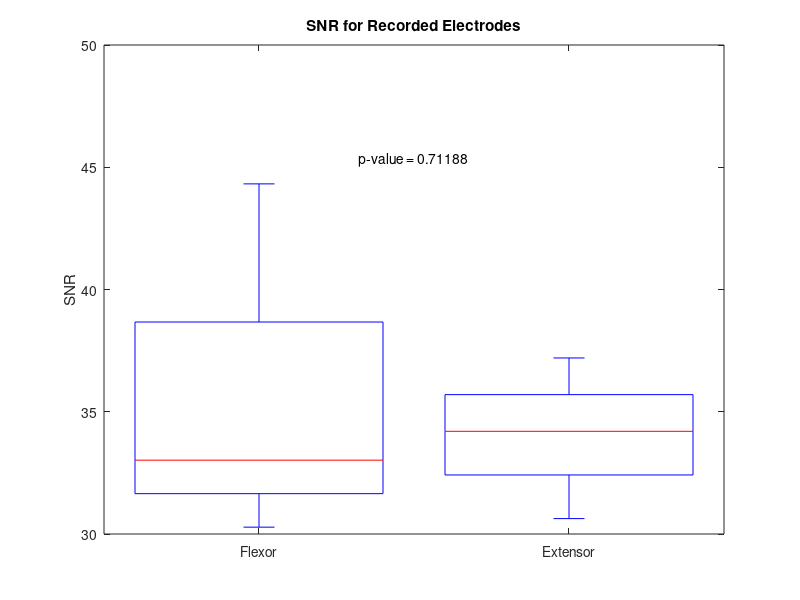
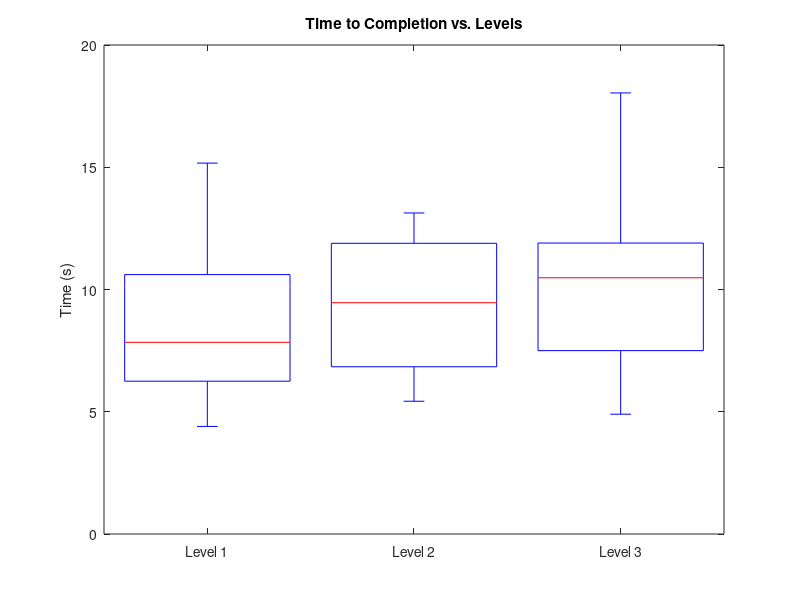
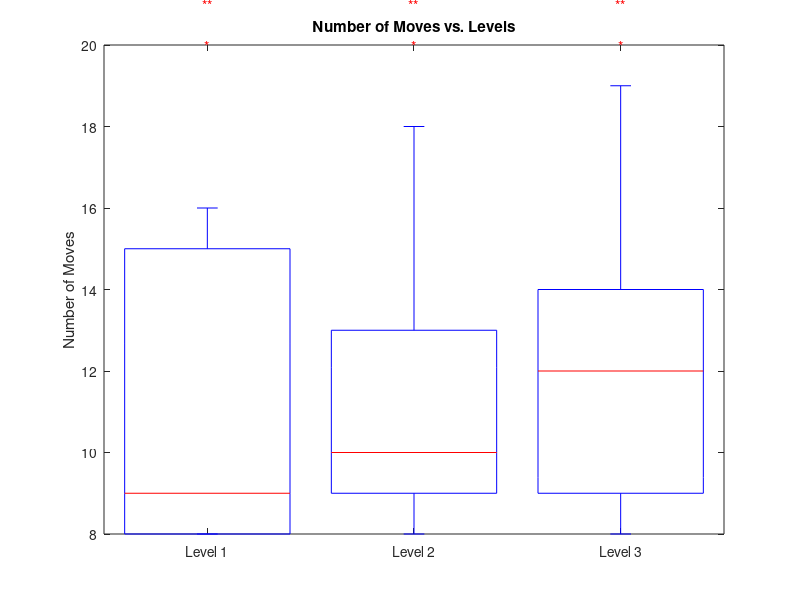
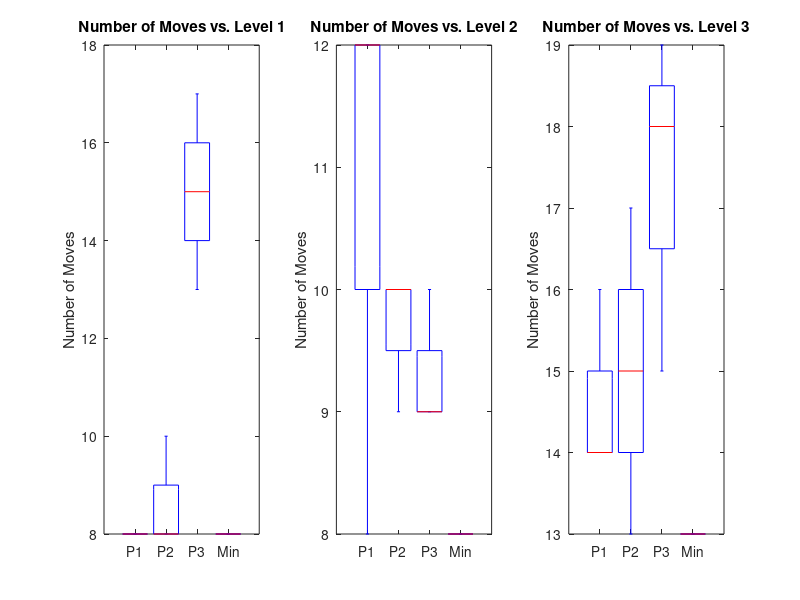

MATLAB code to generate these figures, in order:
% SNR Data
flexor_data = [30.28, 44.32, 33.02];
extensor_data = [30.63, 34.2, 37.2];

% Boxplot
figure;
boxplot([flexor_data', extensor_data'], 'Labels', {'Flexor', 'Extensor'});
title('SNR for Recorded Electrodes');
ylabel('SNR');

% Statistical Test (e.g., t-test)
[~, p_value, ~, stats] = ttest2(flexor_data, extensor_data);
text(1.5, max([flexor_data, extensor_data]) + 1, ['p-value = ', num2str(p_value)], 'HorizontalAlignment', 'center');

% Indicate if there is a statistical difference
if p_value < 0.05
    text(1.5, max([flexor_data, extensor_data]) + 2, 'Statistically Different', 'HorizontalAlignment', 'center', 'Color', 'r');
end
%% Statistical Analysis
% Data for Time-to-Completion 
% Consolidated data for Time to Completion
time_data = [
    % Participant 1
    7.84, 5.43, 4.9,   % Level 1
    5.44, 11.92, 9.5,  % Level 2
    12.86, 10.99, 11.36; % Level 3
    
    % Participant 2
    6.25, 9.46, 6.6,   % Level 1
    8.29, 8.01, 13.49, % Level 2
    15.17, 11.89, 18.04; % Level 3
    
    % Participant 3
    4.4, 5.44, 10.48,  % Level 1
    7.02, 6.84, 7.5,   % Level 2
    10.61, 13.13, 11.9 % Level 3
];

% Create boxplot
figure;
boxplot(time_data, 'Labels', {'Level 1', 'Level 2', 'Level 3'});
title('Time to Completion vs. Levels');
ylabel('Time (s)');

% Statistical Tests
p_values_time_levels = zeros(2, 3);

for i = 1:3
    % Compare Level i with Level i+1
    [~, p_values_time_levels(1, i), ~, ~] = ttest2(time_data(i,:), time_data(i+3, :));
    
    % Compare Level i with Level i+2
    [~, p_values_time_levels(2, i), ~, ~] = ttest2(time_data(i,:), time_data(i+6,:));
    
end

% Display p-values
disp('P-values for Time to Completion between Levels:');
disp(p_values_time_levels);

% Display statistical difference indicators
for i = 1:3
    if p_values_time_levels(1, i) < 0.05
        text(i, max(time_data(:)) + 1, '*', 'HorizontalAlignment', 'center', 'Color', 'r');
    end
    
    if p_values_time_levels(2, i) < 0.05
        text(i, max(time_data(:)) + 2, '**', 'HorizontalAlignment', 'center', 'Color', 'r');
    end
end


%% Statistical Analysis
% Number of moves V1
% Consolidated data for Number of Moves
moves_data = [
    % Participant 1
    8, 8, 8; % Level 1
    8, 12, 12; % Level 2
    16, 14, 14; % Level 3
    
    % Participant 2
    8, 10, 8; % Level 1
    9, 10, 10; % Level 2
    15, 13, 17; % Level 3
    
    % Participant 3
    8, 8, 14; % Level 1
    10, 9, 9; % Level 2
    15, 18, 19; % Level 3
];

% Create boxplot for Number of Moves
figure;
boxplot(moves_data, 'Labels', {'Level 1', 'Level 2', 'Level 3'});
title('Number of Moves vs. Levels');
ylabel('Number of Moves');

% Statistical Tests
p_values_moves_levels = zeros(2, 3);

for i = 1:3
    % Compare Level i with Level i+1
    [~, p_values_time_levels(1, i), ~, ~] = ttest2(time_data(i,:), time_data(i+3, :));
    
    % Compare Level i with Level i+2
    [~, p_values_time_levels(2, i), ~, ~] = ttest2(time_data(i,:), time_data(i+6,:));    
end

% Display p-values
disp('P-values for Number of Moves between Levels:');
disp(p_values_moves_levels);

% Display statistical difference indicators
for i = 1:3
    if p_values_moves_levels(1, i) < 0.05
        text(i, max(moves_data(:)) + 1, '*', 'HorizontalAlignment', 'center', 'Color', 'r');
    end
    
    if p_values_moves_levels(2, i) < 0.05
        text(i, max(moves_data(:)) + 2, '**', 'HorizontalAlignment', 'center', 'Color', 'r');
    end
end

%% Statistical Analysis
% Number of moves V2
% Consolidated data for Number of Moves
moves_data = [
    % Participant 1
    8, 8, 8,   % Level 1
    8, 12, 12,  % Level 2
    16, 14, 14; % Level 3
    
    % Participant 2
    8, 10, 8,   % Level 1
    9, 10, 10,  % Level 2
    15, 13, 17; % Level 3
    
    % Participant 3
    8, 8, 14,   % Level 1
    10, 9, 9,   % Level 2
    15, 18, 19; % Level 3
];

% Minimum moves per level
min_moves = [8, 8, 13];

% Create boxplot
figure;
% Create boxplot for Level 1
subplot(1, 3, 1);
boxplot([moves_data([1,4,6], :)', min_moves(1)*ones(3, 1)], 'Labels', {'P1', 'P2', 'P3', 'Min'});
title('Number of Moves vs. Level 1');
ylabel('Number of Moves');
hold on;
% Similar modifications for and Level 3
subplot(1, 3, 2);
boxplot([moves_data([2,5,8], :)', min_moves(2)*ones(3, 1)], 'Labels', {'P1', 'P2', 'P3', 'Min'});
title('Number of Moves vs. Level 2');
ylabel('Number of Moves');
hold on;
% Similar modifications for Level 3
subplot(1, 3, 3);
boxplot([moves_data([3,6,9], :)', min_moves(3)*ones(3, 1)], 'Labels', {'P1', 'P2', 'P3', 'Min'});
title('Number of Moves vs. Level 3');
ylabel('Number of Moves');


% Statistical Tests and Indicators
p_values_moves_levels = zeros(3, 3);

for i = 1:3
    [~, p_values_moves_levels(i, 1), ~, ~] = ttest2(moves_data(:, i), min_moves(i));

    % Compare Level i with Level i+1
    [~, p_values_time_levels(1, i), ~, ~] = ttest2(time_data(i,:), time_data(i+3, :));
    
    % Compare Level i with Level i+2
    [~, p_values_time_levels(2, i), ~, ~] = ttest2(time_data(i,:), time_data(i+6,:));    
end

% Display p-values
disp('P-values for Number of Moves between Levels and Minimum Moves:');
disp(p_values_moves_levels);

% Display statistical difference indicators
for i = 1:3
    if p_values_moves_levels(i, 1) < 0.05
        text(i, max(moves_data(:)) + 1, '*', 'HorizontalAlignment', 'center', 'Color', 'r');
    end
end
